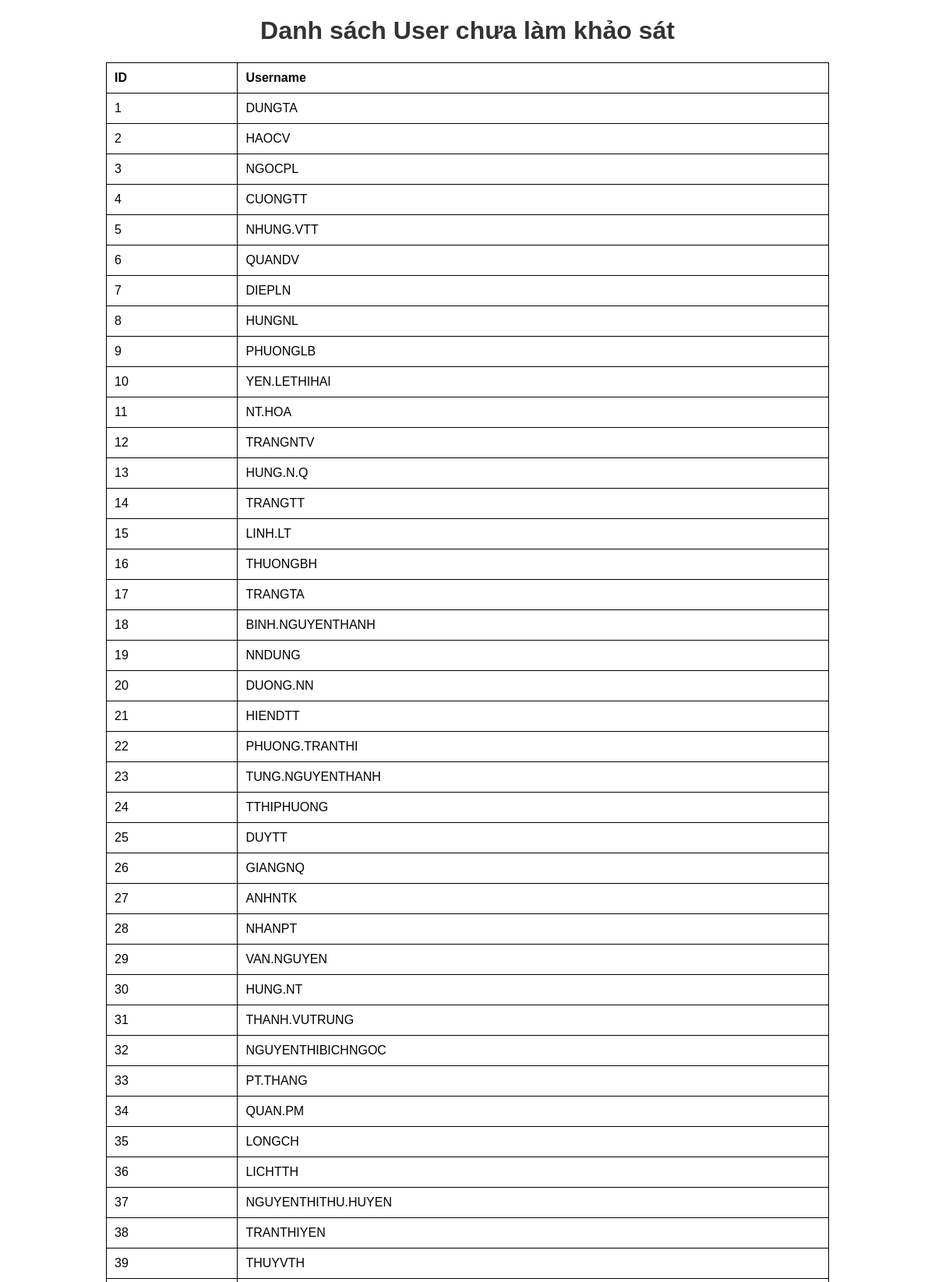
Screenshot of /admin/not_responded (upper part) with the database file from the repository.
### models.py (models this page shows)
class User(db.Model, UserMixin):
    __tablename__ = "users"  # Cập nhật đúng tên bảng
    id = db.Column(db.Integer, primary_key=True)
    username = db.Column(db.String(50), unique=True, nullable=False)
    password = db.Column(db.String(100), nullable=False)
    is_admin = db.Column(db.Boolean, default=False)

### admin.py (the view)
@admin_bp.route('/not_responded')
def not_responded():
    responded_user_ids = {r.user_id for r in SurveyResponse.query.all()}
    users_not_responded = User.query.filter(~User.id.in_(responded_user_ids)).all()
    return render_template('not_responded.html', users=users_not_responded)

### templates/not_responded.html (shortened to what this page needs)
<!DOCTYPE html>
<html lang="en">
<head>
  <link rel="stylesheet" href="{{ url_for('static', filename='style.css') }}">
</head>
<body>
  <h1>Danh sách User chưa làm khảo sát</h1>
  <table border="1">
    <tr>
      <th>ID</th>
      <th>Username</th>
    </tr>
    {% for user in users %}
    <tr>
      <td>{{ user.id }}</td>
      <td>{{ user.username }}</td>
    </tr>
    {% endfor %}
  </table>
  <br>
</body>
</html>

### static/style.css (style rules this page uses)
body { font-family: Arial, sans-serif; text-align: center; margin: 20px; }
h1, h2 { color: #333; }
table { width: 80%; margin: auto; border-collapse: collapse; }
table, th, td { border: 1px solid black; }
th, td { padding: 10px; text-align: left; }

### rows the page displays
User: id "1", username "DUNGTA"
User: id "2", username "HAOCV"
User: id "3", username "NGOCPL"
User: id "4", username "CUONGTT"
User: id "5", username "NHUNG.VTT"
User: id "6", username "QUANDV"
User: id "7", username "DIEPLN"
User: id "8", username "HUNGNL"
User: id "9", username "PHUONGLB"
User: id "10", username "YEN.LETHIHAI"
User: id "11", username "NT.HOA"
User: id "12", username "TRANGNTV"
User: id "13", username "HUNG.N.Q"
User: id "14", username "TRANGTT"
User: id "15", username "LINH.LT"
User: id "16", username "THUONGBH"
User: id "17", username "TRANGTA"
User: id "18", username "BINH.NGUYENTHANH"
User: id "19", username "NNDUNG"
User: id "20", username "DUONG.NN"
User: id "21", username "HIENDTT"
User: id "22", username "PHUONG.TRANTHI"
User: id "23", username "TUNG.NGUYENTHANH"
User: id "24", username "TTHIPHUONG"
User: id "25", username "DUYTT"
User: id "26", username "GIANGNQ"
User: id "27", username "ANHNTK"
User: id "28", username "NHANPT"
User: id "29", username "VAN.NGUYEN"
User: id "30", username "HUNG.NT"
User: id "31", username "THANH.VUTRUNG"
User: id "32", username "NGUYENTHIBICHNGOC"
User: id "33", username "PT.THANG"
User: id "34", username "QUAN.PM"
User: id "35", username "LONGCH"
User: id "36", username "LICHTTH"
User: id "37", username "NGUYENTHITHU.HUYEN"
User: id "38", username "TRANTHIYEN"
User: id "39", username "THUYVTH"
